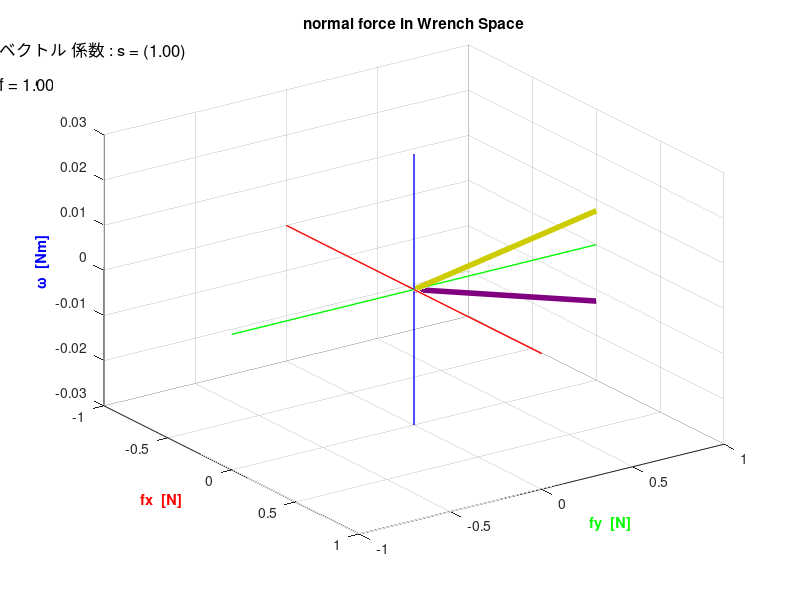

MATLAB code for this plot: (Note: a time limit stopped this script after it produced the figure.)
% 今週のスライド用のやつ

% 初期化
clear;

% 検索フォルダを追加
addpath('function', '-end');
addpath('.', '-end');
addpath('graph_data', '-end');

% 法線ベクトルの定義

f1 = 1;
f2 = 0;
f3 = 1;

% 法線ベクトルの位置ベクトルの定義
l1 = [0.0075; 0.03; 0.0];
l2 = [0.005; 0.0275; 0.0];
l3 = [-0.0125; 0.03; 0.0];


% グラフ描画開始

figure;

hold on;

grid on;

% グラフタイトル
title('normal force in Wrench Space');

% グラフの視点
view(55, 30);

%ラベルの描画
xlabel('fx  [N]', 'FontSize', 10.5, 'FontWeight', 'bold', 'Color', 'r');
ylabel('fy  [N]', 'FontSize', 10.5, 'FontWeight', 'bold', 'Color', 'g');
zlabel('ω  [Nm]', 'FontSize', 10.5, 'FontWeight', 'bold', 'Color', 'b');

%グラフの範囲を設定
xlim([-1, 1]);
ylim([-1, 1]);
zlim([-0.03, 0.03]);

% 軸線を描画
line([min(xlim) max(xlim)], [0 0], [0 0], 'Color', 'red', 'LineWidth', 1.0);
line([0 0], [min(ylim), max(ylim)], [0 0], 'Color', 'green', 'LineWidth', 1.0);
line([0 0], [0 0], [min(zlim) max(zlim)], 'Color', 'blue', 'LineWidth', 1.0);

%pause(10);

for i = 0:0.01:1

    A = [0 -1 0;
         1 0 1;
         l1(1) l2(2) l3(1)];

    edit_f1 = i * f1;
    edit_f2 = 0;
    edit_f3 = i * f3;

    all_f1 = [edit_f1; 0; 0];
    all_f2 = [0; edit_f2; 0];
    all_f3 = [0; 0; edit_f3];

    ans_f1 = A * all_f1;
    ans_f2 = A * all_f2;
    ans_f3 = A * all_f3;

    wrench1 = [ans_f1(1) ans_f1(2) ans_f1(3)];
    wrench2 = [ans_f2(1) ans_f2(2) ans_f2(3)];
    wrench3 = [ans_f3(1) ans_f3(2) ans_f3(3)];

    wrench = wrench1 + wrench2 + wrench3;

    p1 = plot3([0, wrench1(1)], [0, wrench1(2)], [0, wrench1(3)], 'Color', [0.8, 0.8, 0.0], 'LineWidth', 4.0);
    p3 = plot3([0, wrench3(1)], [0, wrench3(2)], [0, wrench3(3)], 'Color', [0.5, 0.0, 0.5], 'LineWidth', 4.0);
    %p1 = plot3([0, -wrench(1)], [0, -wrench(2)], [0, -wrench(3)], 'Color', 'k', 'LineWidth', 4.0);
    box1 = annotation('textbox', [0.0, 0.9, 0.1, 0.1], 'String', sprintf('ベクトル 係数 : s = (%.2f)', i), 'FitBoxToText', 'on', 'Color', [0.0, 0.0, 0.0], 'EdgeColor', 'none', 'FontSize', 12);
    %box2 = annotation('textbox', [0.0, 0.9, 0.1, 0.1], 'String', sprintf('ベクトル 係数 : s = (%.2f)', i), 'FitBoxToText', 'on', 'Color', [0.0, 0.0, 0.0], 'EdgeColor', 'none', 'FontSize', 12);

    box2 = annotation('textbox', [0.0, 0.85, 0.1, 0.1], 'String', sprintf('f = %.2f', wrench1(2)), 'FitBoxToText', 'on', 'Color', 'k', 'EdgeColor', 'none', 'FontSize', 12);

    pause(0.1);

    if(i == 1)
        disp('');
    else
        delete(box1);
        delete(p1);
        delete(p3);
        delete(box2);
    end

end

hold off;
